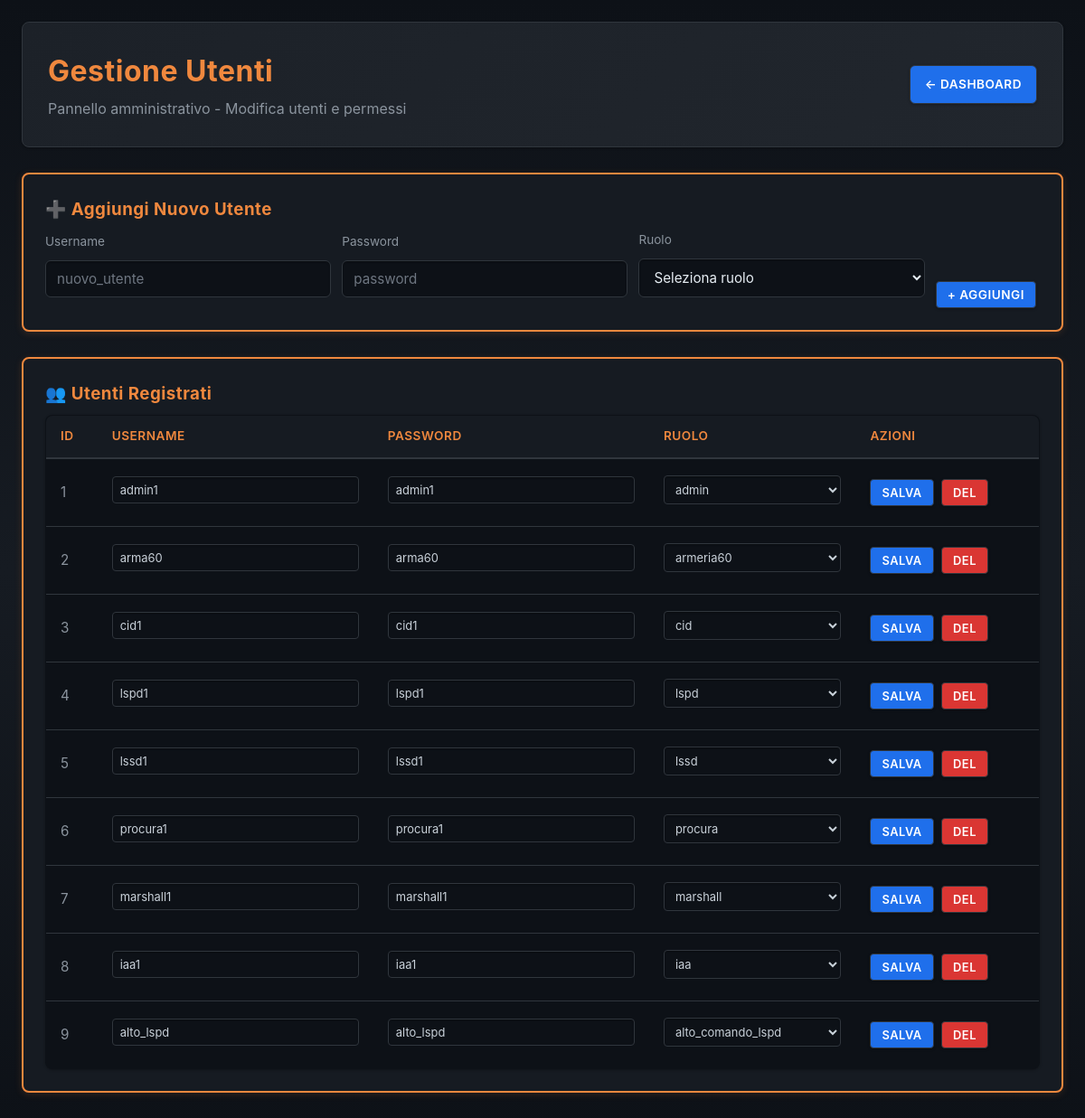
/users.php (signed in), run on the app's committed database.
### tables this page shows
CREATE TABLE users (
    id INT AUTO_INCREMENT PRIMARY KEY,
    username VARCHAR(50) NOT NULL UNIQUE,
    password VARCHAR(50) NOT NULL,
    ruolo VARCHAR(50) NOT NULL
);

### public/users.php (the view, shortened to what this page needs)
<?php
include('db.php');
?>
<!DOCTYPE html>
<html lang="it">
<head>
    <link rel="stylesheet" href="style.css">
</head>
<body>
<div class="container">
    <div class="header-flex" style="margin-bottom: 28px;">
        <div>
            <h1>Gestione Utenti</h1>
            <p style="color: #8b949e; margin: 4px 0 0 0;">Pannello amministrativo - Modifica utenti e permessi</p>
        </div>
        <a href="dashboard.php" class="btn" style="text-decoration:none; height: fit-content;">← Dashboard</a>
    </div>
    <div class="admin-card">
        <h3>➕ Aggiungi Nuovo Utente</h3>
        <form method="POST" style="display:grid; grid-template-columns: 1fr 1fr 1fr auto; gap:12px; align-items:end;">
            <div>
                <label style="display:block; font-size:0.85em; color:#8b949e; margin-bottom:4px;">Username</label>
                <input type="text" name="username" placeholder="nuovo_utente" required>
            </div>
            <div>
                <label style="display:block; font-size:0.85em; color:#8b949e; margin-bottom:4px;">Password</label>
                <input type="text" name="password" placeholder="password" required>
            </div>
            <div>
                <label style="display:block; font-size:0.85em; color:#8b949e; margin-bottom:4px;">Ruolo</label>
                <select name="role" required>
                    <option value="">Seleziona ruolo</option>
                </select>
            </div>
            <button type="submit" name="add_user" class="btn-small">+ Aggiungi</button>
        </form>
    </div>
    <div class="admin-card">
        <h3>👥 Utenti Registrati</h3>
        <table class="users-table">
            <thead>
                <tr>
                    <th>ID</th>
                    <th>Username</th>
                    <th>Password</th>
                    <th>Ruolo</th>
                    <th>Azioni</th>
                </tr>
            </thead>
            <tbody>
                <?php
                $users_list = $conn->query("SELECT * FROM users ORDER BY id ASC");
                if ($users_list && $users_list->num_rows > 0) {
                    while($u = $users_list->fetch_assoc()) {
                        $user_id = $u['id'];
                        echo '<form method="POST">
                            <tr>
                                <td>'.$u['id'].'</td>
                                <td><input type="text" name="username" value="'.htmlspecialchars($u['username']).'" required></td>
                                <td><input type="text" name="password" value="'.htmlspecialchars($u['password']).'" required></td>
                                <td>
                                    <select name="role" required style="width:100%;">
                                        <option value="admin" '.($u['ruolo'] === 'admin' ? 'selected' : '').'>admin</option>
                                        <option value="lspd" '.($u['ruolo'] === 'lspd' ? 'selected' : '').'>lspd</option>
                                        <option value="lssd" '.($u['ruolo'] === 'lssd' ? 'selected' : '').'>lssd</option>
                                        <option value="cid" '.($u['ruolo'] === 'cid' ? 'selected' : '').'>cid</option>
                                        <option value="armeria60" '.($u['ruolo'] === 'armeria60' ? 'selected' : '').'>armeria60</option>
                                        <option value="armeria200" '.($u['ruolo'] === 'armeria200' ? 'selected' : '').'>armeria200</option>
                                        <option value="marshall" '.($u['ruolo'] === 'marshall' ? 'selected' : '').'>marshall</option>
                                        <option value="iaa" '.($u['ruolo'] === 'iaa' ? 'selected' : '').'>iaa</option>
                                        <option value="procura" '.($u['ruolo'] === 'procura' ? 'selected' : '').'>procura</option>
                                        <option value="alto_comando_lspd" '.($u['ruolo'] === 'alto_comando_lspd' ? 'selected' : '').'>alto_comando_lspd</option>
                                        <option value="alto_comando_lssd" '.($u['ruolo'] === 'alto_comando_lssd' ? 'selected' : '').'>alto_comando_lssd</option>
                                    </select>
                                </td>
                                <td>
                                    <input type="hidden" name="user_id" value="'.$user_id.'">
                                    <button type="submit" name="edit_user" class="btn-small">SALVA</button>
                                    <button type="submit" name="delete_user" class="btn-small btn-delete" onclick="return confirmDelete()">DEL</button>
                                </td>
                            </tr>
                        </form>';
                    }
                } else {
                    echo '<tr><td colspan="5" style="text-align:center; color:#8b949e;">Nessun utente trovato</td></tr>';
                }
                ?>
            </tbody>
        </table>
    </div>
</div>
</body>
</html>

### public/style.css (style rules this page uses)
* { margin: 0; padding: 0; box-sizing: border-box; font-family: -apple-system, BlinkMacSystemFont, 'Segoe UI', 'Roboto', sans-serif; }
html, body { width: 100%; height: 100%; }
body { background: linear-gradient(to bottom, #0d1117 0%, #161b22 50%, #0d1117 100%); background-attachment: fixed; color: #e6edf3; line-height: 1.6; padding: 0; margin: 0; min-height: 100vh; }
.container { max-width: 1400px; margin: 0 auto; padding: 24px; }
h1, h2, h3, h4, h5, h6 { color: #f0883e; font-weight: 700; letter-spacing: 0.5px; margin-bottom: 8px; }
.header-box, .header-flex { background: linear-gradient(135deg, #1c2128 0%, #21262d 100%); padding: 28px; border-radius: 8px; border: 1px solid #30363d; margin-bottom: 32px; display: flex; justify-content: space-between; align-items: center; box-shadow: 0 1px 3px rgba(0, 0, 0, 0.3); }
.header-flex { display: flex; justify-content: space-between; align-items: center; }
.header-flex h1 { margin: 0; font-size: 2em; }
input, textarea, select { width: 100%; padding: 10px 12px; margin: 6px 0 12px 0; background: #0d1117; border: 1px solid #30363d; color: #e6edf3; border-radius: 6px; font-size: 0.95em; transition: all 0.2s ease; box-shadow: inset 0 1px 2px rgba(0, 0, 0, 0.3); }
input::placeholder { color: #6e7681; }
.btn, button { padding: 10px 16px; border: 1px solid #30363d; border-radius: 6px; font-weight: 600; cursor: pointer; text-transform: uppercase; text-decoration: none; display: inline-block; transition: all 0.2s ease; background: #1f6feb; color: #fff; font-size: 0.85em; letter-spacing: 0.5px; box-shadow: 0 1px 3px rgba(0, 0, 0, 0.3); }
table { width: 100%; border-collapse: collapse; background: #161b22; border-radius: 6px; overflow: hidden; box-shadow: 0 1px 3px rgba(0, 0, 0, 0.3); }
table thead { background: #0d1117; color: #f0883e; font-weight: 700; text-transform: uppercase; letter-spacing: 0.5px; font-size: 0.85em; }
table th { padding: 12px 16px; text-align: left; border-bottom: 1px solid #30363d; }
table td { padding: 12px 16px; border-bottom: 1px solid #30363d; color: #8b949e; font-size: 0.95em; }
table tbody tr { transition: all 0.2s ease; }
p, div { color: #8b949e; }
a { color: #58a6ff; text-decoration: none; transition: all 0.2s ease; }

### public/users.php (style rules this page uses)
.admin-card { background: #161b22; border: 2px solid #f0883e; border-radius: 8px; padding: 24px; margin-bottom: 28px; box-shadow: 0 2px 8px rgba(240, 136, 62, 0.15); }
.admin-card h3 { color: #f0883e; margin-top: 0; display: flex; align-items: center; }
.users-table { width: 100%; border-collapse: collapse; background: #0d1117; border: 1px solid #30363d; border-radius: 8px; overflow: hidden; }
.users-table thead { background: #161b22; border-bottom: 2px solid #30363d; }
.users-table th { padding: 12px 16px; text-align: left; color: #f0883e; font-weight: 600; }
.users-table td { padding: 12px 16px; border-bottom: 1px solid #30363d; color: #8b949e; }
.users-table input[type="text"], .users-table input[type="password"], .users-table select { background: #0d1117; border: 1px solid #30363d; color: #c9d1d9; padding: 6px 8px; border-radius: 4px; font-size: 0.85em; width: 100%; }
.btn-small { padding: 6px 12px; font-size: 0.85em; background: #1f6feb; color: #fff; border: 1px solid #30363d; border-radius: 4px; cursor: pointer; margin-right: 4px; transition: all 0.2s ease; }
.btn-delete { background: #da3633; }

### data on the page
users: id "1", username "admin1", password "admin1", role "admin"
users: id "2", username "arma60", password "arma60", role "armeria60"
users: id "3", username "cid1", password "cid1", role "cid"
users: id "4", username "lspd1", password "lspd1", role "lspd"
users: id "5", username "lssd1", password "lssd1", role "lssd"
users: id "6", username "procura1", password "procura1", role "procura"
users: id "7", username "marshall1", password "marshall1", role "marshall"
users: id "8", username "iaa1", password "iaa1", role "iaa"
users: id "9", username "alto_lspd", password "alto_lspd", role "alto_comando_lspd"
